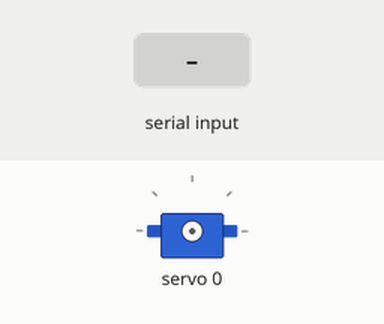
Bench run of a sketch on a simulated ESP8266 (NodeMCU). On the bench: servo. The inputs (shaded band) are chosen by the test bench. What the sketch prints to the serial monitor is not drawn.

Above: at 1.2 s.
1.3 s: "90,45\n" received over Serial
2.8 s: "200\n" received over Serial
At 4.0 s:
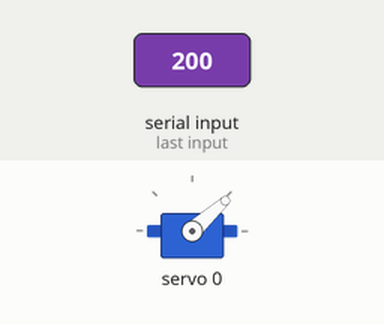
4.3 s: "90\n" received over Serial
At 5.1 s:
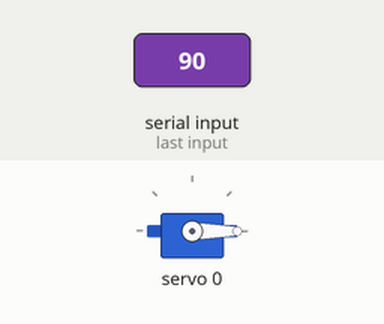
Timing chart, 0 to 7.3 s (numbered marks = the images above; inputs shaded):
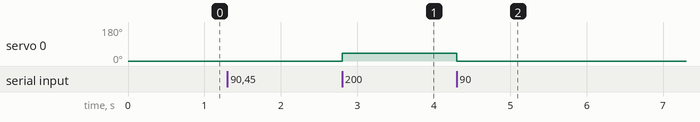

The sketch:

SG90_min-max.ino.ino
```cpp
#include <Wire.h>
#include <Adafruit_PWMServoDriver.h>

Adafruit_PWMServoDriver pca = Adafruit_PWMServoDriver(0x40);

void setup() {
  Serial.begin(115200);
  Wire.begin(D2, D1);     // SDA, SCL

  pca.begin();
  pca.setPWMFreq(50);

  // Stop servo on boot
  pca.setPWM(0, 0, 0);

  Serial.println("Channel 0 servo test");
  Serial.println("Enter PWM value (e.g. 100–600) and press Enter:");
}

void loop() {
  if (Serial.available()) {
    int pulse = Serial.parseInt();

    if (pulse >= 0 && pulse <= 800) {
      pca.setPWM(0, 0, pulse);
      Serial.print("PWM set to: ");
      Serial.println(pulse);
    } else {
      Serial.println("Out of range");
    }

    Serial.readStringUntil('\n');
  }
}
```

Measured:
- after the input at 2.8 s, servo 0: 0° → 42° at once
- after the input at 4.3 s, servo 0: 42° → 0° at once
